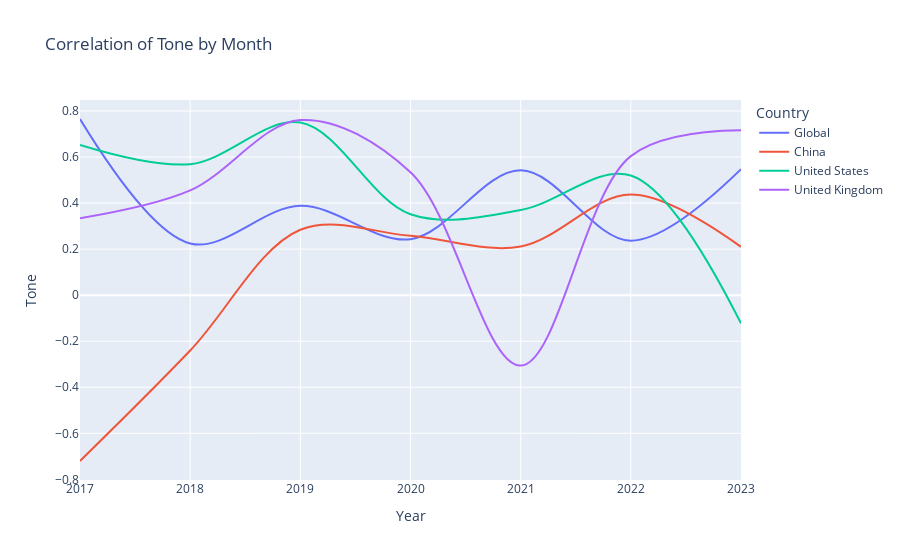

The notebook cell saved with this chart:
### Code cell
corr_df = pd.DataFrame()
for num in range(0,7):
    corr_matrix = df_t[0+num*12:12+num*12].corr()
    corr_df = pd.concat([corr_df, corr_matrix.loc['Hong Kong']], axis=1)

corr_df.columns = ['2017','2018','2019','2020','2021','2022','2023']
corr_df.drop(index='Hong Kong', inplace=True)
corr_df.reset_index(inplace=True)
corr_df.rename(columns={'index': 'Country'}, inplace=True)

melted_df = corr_df.melt(id_vars=['Country'], var_name='Year', value_name='Tone')
melted_df = melted_df.set_index('Country')

fig = px.line(melted_df, x='Year', y='Tone',
              color=melted_df.index,
              title='Correlation of Tone by Month',
              line_shape='spline',
              render_mode='auto')
fig.show()

### Figure 1 — Plotly figure (JSON) as saved in the notebook; plotly's stock layout.template omitted (floating-point values rounded to 4 significant figures)
{"data": [{"hovertemplate": "Country=Global<br>Year=%{x}<br>Tone=%{y}<extra></extra>", "legendgroup": "Global", "line": {"color": "#636efa", "dash": "solid", "shape": "spline"}, "mode": "lines", "name": "Global", "orientation": "v", "showlegend": true, "type": "scatter", "x": ["2017", "2018", "2019", "2020", "2021", "2022", "2023"], "xaxis": "x", "y": [0.7651, 0.2246, 0.388, 0.2433, 0.5423, 0.2364, 0.547], "yaxis": "y"}, {"hovertemplate": "Country=China<br>Year=%{x}<br>Tone=%{y}<extra></extra>", "legendgroup": "China", "line": {"color": "#EF553B", "dash": "solid", "shape": "spline"}, "mode": "lines", "name": "China", "orientation": "v", "showlegend": true, "type": "scatter", "x": ["2017", "2018", "2019", "2020", "2021", "2022", "2023"], "xaxis": "x", "y": [-0.7203, -0.2405, 0.284, 0.2576, 0.2111, 0.4369, 0.2099], "yaxis": "y"}, {"hovertemplate": "Country=United States<br>Year=%{x}<br>Tone=%{y}<extra></extra>", "legendgroup": "United States", "line": {"color": "#00cc96", "dash": "solid", "shape": "spline"}, "mode": "lines", "name": "United States", "orientation": "v", "showlegend": true, "type": "scatter", "x": ["2017", "2018", "2019", "2020", "2021", "2022", "2023"], "xaxis": "x", "y": [0.6519, 0.5691, 0.7495, 0.3517, 0.3697, 0.5197, -0.1225], "yaxis": "y"}, {"hovertemplate": "Country=United Kingdom<br>Year=%{x}<br>Tone=%{y}<extra></extra>", "legendgroup": "United Kingdom", "line": {"color": "#ab63fa", "dash": "solid", "shape": "spline"}, "mode": "lines", "name": "United Kingdom", "orientation": "v", "showlegend": true, "type": "scatter", "x": ["2017", "2018", "2019", "2020", "2021", "2022", "2023"], "xaxis": "x", "y": [0.3342, 0.455, 0.7606, 0.5334, -0.306, 0.6038, 0.7158], "yaxis": "y"}], "layout": {"legend": {"title": {"text": "Country"}, "tracegroupgap": 0}, "title": {"text": "Correlation of Tone by Month"}, "xaxis": {"anchor": "y", "domain": [0, 1], "title": {"text": "Year"}}, "yaxis": {"anchor": "x", "domain": [0, 1], "title": {"text": "Tone"}}}}
